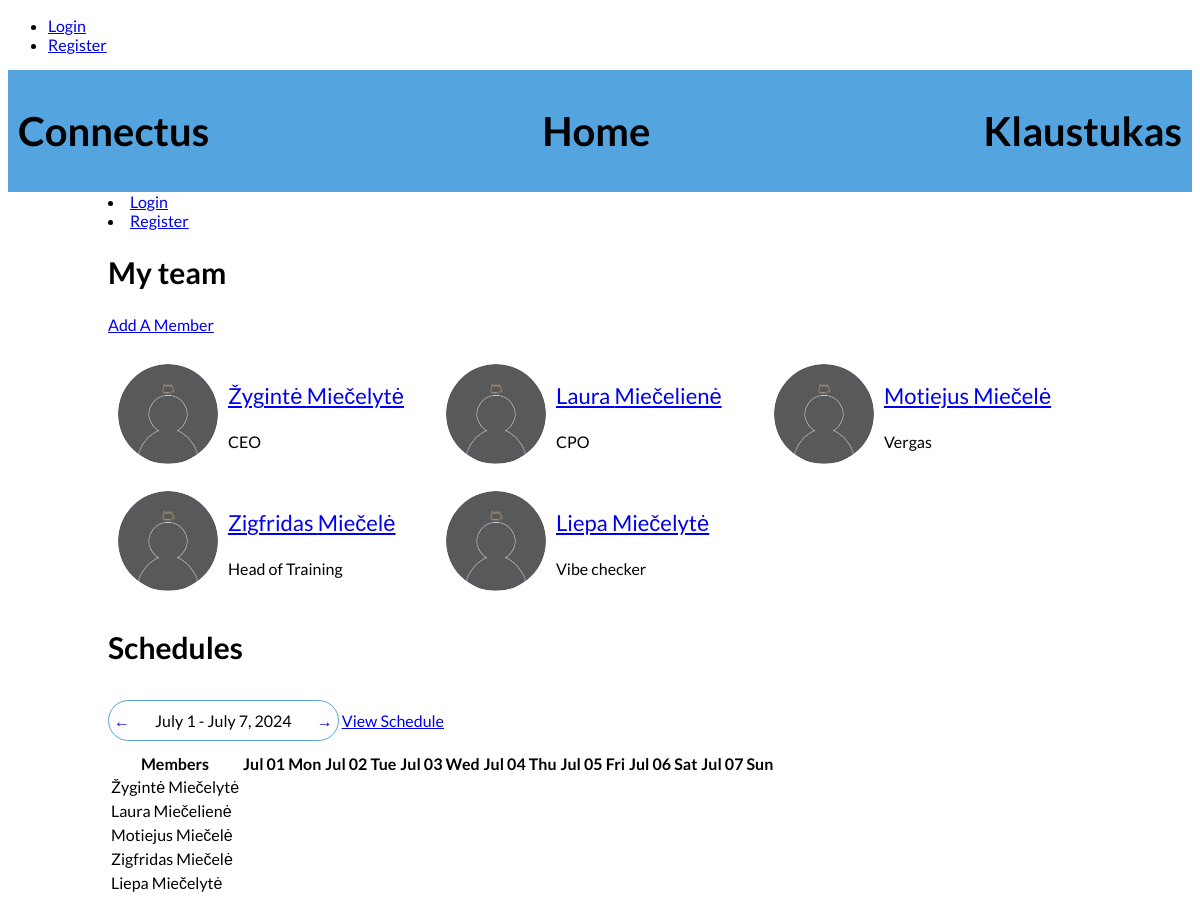
/schedules/, run on an earlier commit of the app's database.
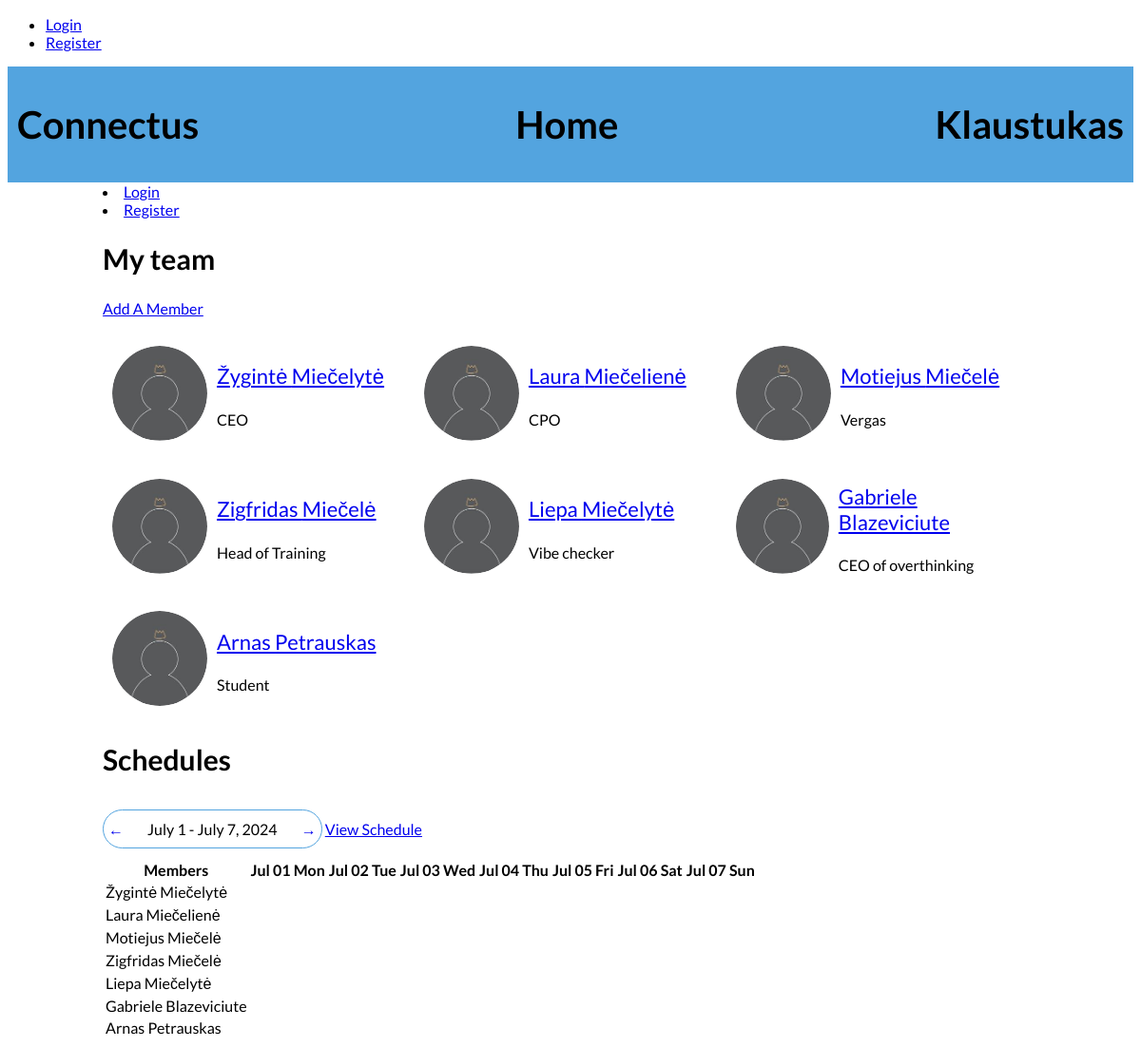
And on a later commit of the database.
### schedules/models.py (models this page shows, shortened)
class CustomUser(AbstractBaseUser, PermissionsMixin):
    email = models.EmailField(unique=True)
    name = models.CharField(max_length=100)
    last_name = models.CharField(max_length=100)
    position = models.CharField(max_length=100)
    WORKING_HOURS = (
        ('1', '1 (160h/month)'),
        ('0.75', '0.75 (120h/month)'),
        ('0.5', '0.5 (80h/month)'),
        ('0.25', '0.25 (40h/month)'),
        ('1.25', '1.25 (180h/month)'),
        ('1.5', '1.5 (200h/month)')
    )
    working_hours = models.CharField(max_length=4, choices=WORKING_HOURS, default='1')
    phone_number = PhoneNumberField(null=True, blank=True, unique=True)
    profile_picture = models.ImageField(upload_to='profile_pictures', blank=True)
    street_address = models.CharField(max_length=255, null=True, blank=True)
    city = models.CharField(max_length=100, null=True, blank=True)
    postal_code = models.CharField(max_length=20, null=True, blank=True)
    country = models.CharField(max_length=100, null=True, blank=True)
    is_active = models.BooleanField(default=True)
    is_staff = models.BooleanField(default=False)
    objects = CustomUserManager()
    USERNAME_FIELD = 'email'
    REQUIRED_FIELDS = ['name', 'last_name', 'position', 'working_hours']

### schedules/views.py (the view)
# urls.py: 2. Add a URL to urlpatterns:  path('', views.home, name='home')
def home(request, week=None):
    if week:
        start_date = datetime.strptime(week, '%Y-%m-%d').date() #
    else:
        today = datetime.now().date() #GETS THE CURRENT DATE
        start_date = today - timedelta(days=today.weekday())  # timedelta(days=today.weekday()) SURANDA KIEK DIENU NUO PIRMADIENIO SIANDIENA YRA | today - timedelta(days=today.weekday()) IS SIANDIENOS DATOS ATIMAMA KIEK DIENU NUO PIRMADIENIO SUSKAICIAVOME IR GAUNAME PIRMADIENIO DATA
    end_date = start_date + timedelta(days=6)
    previous_week_start = start_date - timedelta(days=7) # IS PASIRINKTO PIRMADIENIO ATIMA 7 DIENAS, KAD GAUTU PRIES TAI BUVUSIO PIRMADIENIO DATA
    next_week_start = start_date + timedelta(days=7) # PRIE PASIRINKTO PIRMADIENIO PRIDEDA 7 DIENAS, KAD GAUTU ATEINANCIO PIRMADIENIO DATA
    date_range = [start_date + timedelta(days=i) for i in range(7)] # SUKURIA SARASA DATU: PRIE PIRMADIENIO DATOS PRIDEDA ATITINKAMA SKAICIU DIENU, KURIAS GAUNAM ITERUOJANT range(7). [start_date + timedelta(days=0) for i in range(0-6)], [start_date + timedelta(days=1) for i in range(0-6)]...
    users = CustomUser.objects.all()
    schedule_data = []
    for user in users:
        user_schedule = Schedule.objects.filter(user=user, date__range=[start_date, end_date]).order_by('date')
        schedule_row = {'user': user, 'schedule': []}
        for day in date_range:
            work_hours = user_schedule.filter(date=day).first()
            if work_hours:
                schedule_row['schedule'].append(work_hours.hours)
            else:
                schedule_row['schedule'].append("")
        schedule_data.append(schedule_row)
    data = {
        'users': users,
        'date_range': date_range,
        'start_date': start_date,
        'end_date': end_date,
        'previous_week': previous_week_start.strftime('%Y-%m-%d'),
        'next_week': next_week_start.strftime('%Y-%m-%d'),
        'schedule_data': schedule_data,
    }
    if 'create_member' in request.GET:
        data['create_member'] = True
    return render(request, 'home.html', context=data)

### schedules/templatetags/custom_filters.py (called while the page is built)
@register.filter(name='format_date')
def format_date(value, schedule_format):
    if schedule_format == 'week':
        return value.strftime('%b %d %a')  # Format for week view (Jun 10 Mon)
    elif schedule_format == 'month':
        return value.strftime('%b %d')  # Format for month view (Jun 10)
    else:
        return value.strftime('%H:%M')  # Default format for other views (12:00)

### schedules/templates/home.html
{% extends 'base.html' %}
{% load custom_filters %}
{% load static %}
{% block content %}
<div class="header">
    <h1>Connectus</h1>
    <h1>Home</h1>
    <h1>Klaustukas</h1>
</div>
<div class="main-content">
    <div>
        {% if user.is_authenticated %}
            <div class="user-info" id="color">
                {% if user.profile_picture %}
                    <div class="profile-picture">
                        <img src="{{ user.profile_picture.url }}" alt="Profile Picture">
                    </div>
                {% else %}
                    <div class="profile-picture default">
                        <img src="{% static 'images/default_profile_picture.png' %}" alt="Default Profile Picture">
                    </div>
                {% endif %}
                <div class="user-details">
                    <h1><a href="{% url 'user_profile' user_id=user.id %}">{{ user.name }} {{ user.last_name }}</a></h1>
                    <h3>{{ user.position }}</h3>
                </div>
            </div>
        {% else %}
            <li class="nav-item"><a class="nav-link" href="{% url 'login'%}?next={{request.path}}">Login</a></li>
            <li class="nav-item"><a class="nav-link" href="#">Register</a></li>
        {% endif %}
    </div>
    <div class="team-section">
        <h2>My team</h2>
        <a href="{% url 'create_member' %}">Add A Member</a>
        <ul class="team-members">
            {% for user in users %}
                {% if user != request.user %}
                    <li class="team-member">
                        {% if user.profile_picture %}
                        <div class="profile-picture">
                            <img src="{{ user.profile_picture.url }}" alt="Profile Picture">
                        </div>
                        {% else %}
                        <div class="profile-picture default">
                            <img src="{% static 'images/default_profile_picture.png' %}" alt="Default Profile Picture">
                        </div>
                        {% endif %}
                        <div class="user-details">
                            <h3><a href="{% url 'user_profile' user_id=user.id %}">{{ user.name }} {{ user.last_name }}</a></h3>
                            <p>{{ user.position }}</p>
                        </div>
                    </li>
                {% endif %}
            {% endfor %}
        </ul>
    </div>
    <div>
        <h2>Schedules</h2>
        <div class="day-navigation">
            <a href="{% url 'home_with_week' week=previous_week %}" class="nav-arrow">
                &larr;
            </a>
            <span class="nav-date">{{ start_date|date:"F j" }} - {{ end_date|date:"F j, Y" }}</span>
            <a href="{% url 'home_with_week' week=next_week %}" class="nav-arrow">
                &rarr;
            </a>
        </div>
        <a href="{% url 'user_availability' %}">View Schedule</a>
        <table>
            <thead>
                <tr>
                    <th>Members</th>
                    {% for day in date_range %}
                        <th>{{ day|format_date:'week' }}</th>
                    {% endfor %}
                </tr>
            </thead>
            <tbody>
                {% for row in schedule_data %}
                <tr>
                    <td>{{ row.user.name }} {{ row.user.last_name }}</td>
                    {% for work_hours in row.schedule %}
                    <td>{{ work_hours }}</td>
                    {% endfor %}
                </tr>
                {% endfor %}
            </tbody>
        </table>
    </div>
</div>
{% endblock content %}

What changed in the data, as far as the page shows it:
added CustomUser: name "Gabriele", last_name "Blazeviciute", position "CEO of overthinking", user.name "Gabriele", user.last_name "Blazeviciute"
added CustomUser: name "Arnas", last_name "Petrauskas", position "Student", user.name "Arnas", user.last_name "Petrauskas"
